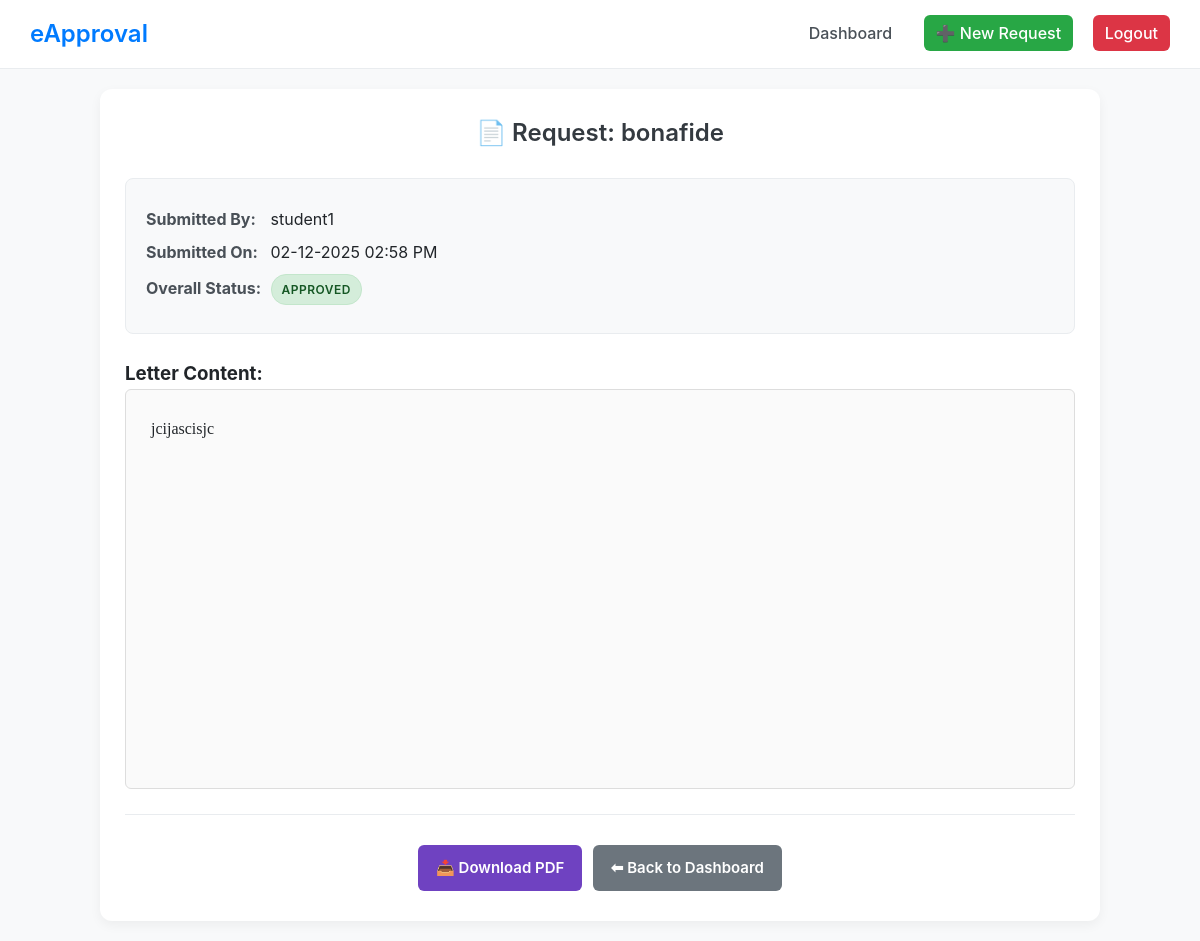
The app's page /request/16 (signed in) with its own data.
### app.py (models this page shows)
class ApprovalRequest(db.Model):
    __tablename__ = "approval_request"
    id = db.Column(db.Integer, primary_key=True)
    title = db.Column(db.String(200), nullable=False)
    description = db.Column(db.Text, nullable=False)
    status = db.Column(db.String(100), default="Pending Class Teacher")
    created_by = db.Column(db.Integer, db.ForeignKey("user.id"), nullable=False)
    creator = db.relationship("User", backref="requests", foreign_keys=[created_by])
    class_teacher_status = db.Column(db.String(20), default="Pending")
    hod_status = db.Column(db.String(20), default="Pending")
    principal_status = db.Column(db.String(20), default="Pending")
    created_at = db.Column(db.DateTime, default=datetime.utcnow)

class User(UserMixin, db.Model):
    __tablename__ = "user"
    id = db.Column(db.Integer, primary_key=True)
    username = db.Column(db.String(150), unique=True, nullable=False)
    password = db.Column(db.String(200), nullable=False)  # hashed
    role = db.Column(db.String(50), nullable=False)  # student, class_teacher, hod, principal
    signature = db.Column(db.String(200))  # optional path to signature image

### app.py (the view)
@app.route("/request/<int:req_id>")
@login_required
def view_request(req_id):
    req = ApprovalRequest.query.get_or_404(req_id)
    if current_user.role == "student" and req.created_by != current_user.id:
        flash("You can only view your own requests.", "error")
        return redirect(url_for("dashboard"))
    if current_user.role == "hod" and req.class_teacher_status == "Pending":
        flash("Not authorized - request not forwarded to HOD yet.", "error")
        return redirect(url_for("dashboard"))
    if current_user.role == "principal" and req.hod_status == "Pending":
        flash("Not authorized - request not forwarded to Principal yet.", "error")
        return redirect(url_for("dashboard"))
    return render_template("request_view.html", req=req)

### app.py (called while the page is built)
@login_manager.user_loader
def load_user(user_id):
    try:
        return User.query.get(int(user_id))
    except Exception:
        return None

### templates/request_view.html (shortened to what this page needs)
{% extends "base.html" %}
{% block content %}
<div class="container">
    <h2>📄 Request: {{ req.title }}</h2>
    <div class="request-details">
        <p><b>Submitted By:</b> {{ req.creator.username }}</p>
        <p><b>Submitted On:</b> {{ req.created_at.strftime('%d-%m-%Y %I:%M %p') }}</p>
        <p><b>Overall Status:</b> <span class="status {{ req.status.split(' ')[0] }}">{{ req.status }}</span></p>
    </div>
    <h3>Letter Content:</h3>
    <div class="letter-box">{{ req.description }}</div>
    <div class="request-actions">
        {% if req.principal_status == "Approved" %}
            <a href="{{ url_for('generate_pdf', req_id=req.id) }}" class="btn btn-pdf">📥 Download PDF</a>
        {% endif %}
        <a href="{{ url_for('dashboard') }}" class="btn btn-secondary">⬅ Back to Dashboard</a>
    </div>
</div>
{% endblock %}

### static/style.css (style rules this page uses)
* { box-sizing: border-box; margin: 0; padding: 0; }
body { font-family: -apple-system, BlinkMacSystemFont, "Segoe UI", Roboto, Helvetica, Arial, sans-serif; background: #f8f9fa; color: #212529; line-height: 1.6; }
.container { max-width: 1000px; margin: 20px auto; padding: 25px; background: #ffffff; border-radius: 12px; box-shadow: 0 4px 12px rgba(0,0,0,0.05); }
h2 { margin-bottom: 25px; text-align: center; color: #343a40; font-weight: 600; }
.btn { display: inline-block; padding: 11px 18px; border: none; border-radius: 6px; font-size: 15px; font-weight: 600; cursor: pointer; text-decoration: none; color: white; text-align: center; margin: 5px 3px; transition: background-color 0.2s ease, transform 0.1s ease; }
.btn-secondary { background: #6c757d; }
.btn-pdf { background: #6f42c1; }
.status { font-weight: 600; padding: 5px 10px; border-radius: 15px; font-size: 12px; text-transform: uppercase; display: inline-block; letter-spacing: 0.5px; }
.status.Approved { color: #155724; background: #d4edda; border: 1px solid #c3e6cb; }
.request-details { background: #f8f9fa; border: 1px solid #e9ecef; padding: 20px; margin-bottom: 25px; border-radius: 8px; }
.request-details p { margin: 8px 0; font-size: 16px; }
.request-details p b { color: #495057; width: 120px; display: inline-block; }
.letter-box { width: 100%; min-height: 400px; border: 1px solid #ddd; padding: 25px; background: #fafafa; white-space: pre-wrap; font-size: 16px; line-height: 1.7; border-radius: 6px; margin-bottom: 20px; font-family: 'Georgia', 'Times New Roman', Times, serif; }
.request-actions { text-align: center; margin-top: 25px; padding-top: 25px; border-top: 1px solid #e9ecef; }

### records on screen
ApprovalRequest: title "bonafide", created_at "02-12-2025 02:58 PM", status "APPROVED", description "jcijascisjc"
User: creator.username "student1"
